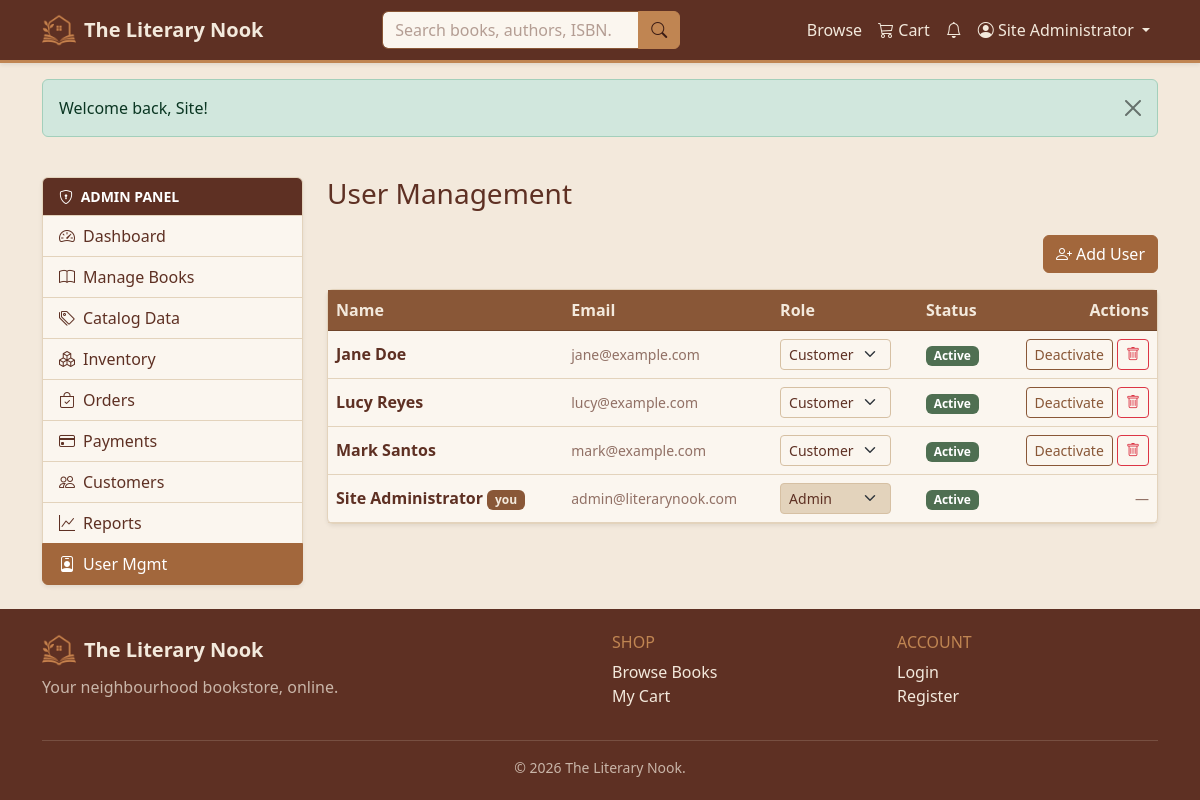
The page /admin/users.php (signed in) on the database its author committed.
### tables this page shows
CREATE TABLE users (
    user_id            INT UNSIGNED     NOT NULL AUTO_INCREMENT,
    first_name         VARCHAR(50)      NOT NULL,
    last_name          VARCHAR(50)      NOT NULL,
    email              VARCHAR(120)     NOT NULL,
    password_hash      VARCHAR(255)     NOT NULL,       
    phone              VARCHAR(20)      DEFAULT NULL,
    avatar             VARCHAR(255)     DEFAULT NULL,   
    role               ENUM('customer','admin') NOT NULL DEFAULT 'customer',
    membership_status  ENUM('regular','silver','gold','vip') NOT NULL DEFAULT 'regular',
    is_active          TINYINT(1)       NOT NULL DEFAULT 1,
    created_at         TIMESTAMP        NOT NULL DEFAULT CURRENT_TIMESTAMP,
    updated_at         TIMESTAMP        NOT NULL DEFAULT CURRENT_TIMESTAMP
                                        ON UPDATE CURRENT_TIMESTAMP,
    PRIMARY KEY (user_id),
    UNIQUE KEY uq_users_email (email),
    KEY idx_users_role (role)
);

### config/database.php (called while the page is built, shortened)
<?php
try {
    $conn = mysqli_connect(DB_HOST, DB_USER, DB_PASS, DB_NAME);
    mysqli_set_charset($conn, 'utf8mb4');
} catch (mysqli_sql_exception $e) {
    error_log('Database connection failed: ' . $e->getMessage());
    http_response_code(503);
    echo '<div style="font-family:system-ui,sans-serif;max-width:640px;margin:3rem auto;'
       . 'padding:1.5rem;border:1px solid #e3d3bc;border-radius:.75rem">'
       . '<h3 style="color:#a8412f;margin-top:0">Service temporarily unavailable</h3>'
       . '<p>The site cannot reach its database right now. Please try again shortly.</p>'
       . '</div>';
    exit;
}
function db_types(array $params): string
{
    $types = '';
    foreach ($params as $p) {
        if (is_int($p))        $types .= 'i';
        elseif (is_float($p))  $types .= 'd';
        else                   $types .= 's';
    }
    return $types;
}
function db_run(string $sql, array $params = [], string $types = '')
{
    global $conn;
    $stmt = mysqli_prepare($conn, $sql);
    if ($params) {
        if ($types === '') $types = db_types($params);
        mysqli_stmt_bind_param($stmt, $types, ...$params);
    }
    mysqli_stmt_execute($stmt);
    return $stmt;
}
function db_all(string $sql, array $params = [], string $types = ''): array
{
    $stmt = db_run($sql, $params, $types);
    $res  = mysqli_stmt_get_result($stmt);
    $rows = mysqli_fetch_all($res, MYSQLI_ASSOC);
    return $rows;
}

### functions/functions.php (called while the page is built, shortened)
<?php
function e($value): string
{
    return htmlspecialchars((string) $value, ENT_QUOTES, 'UTF-8');
}

### admin/users.php (the view, shortened to what this page needs)
<?php
$me = (int) $_SESSION['user_id'];
$users = db_all('SELECT * FROM users ORDER BY role, first_name');
include INCLUDES_PATH . '/header.php';
include INCLUDES_PATH . '/dash_open.php';
?>
<div class="d-flex justify-content-end mb-3">
  <button class="btn btn-warning" data-bs-toggle="modal" data-bs-target="#userModal"><i class="bi bi-person-plus me-1"></i>Add User</button>
</div>
<div class="card shadow-sm">
  <div class="table-responsive">
    <table class="table table-hover align-middle mb-0">
      <thead class="table-light"><tr><th>Name</th><th>Email</th><th>Role</th><th>Status</th><th class="text-end">Actions</th></tr></thead>
      <tbody>
      <?php foreach ($users as $u): $self = (int)$u['user_id'] === $me; ?>
        <tr>
          <td class="fw-semibold"><?= e($u['first_name'].' '.$u['last_name']) ?> <?= $self?'<span class="badge text-bg-info">you</span>':'' ?></td>
          <td class="small text-muted"><?= e($u['email']) ?></td>
          <td>
            <form method="post" class="d-inline"><?= csrf_field() ?><input type="hidden" name="action" value="role"><input type="hidden" name="user_id" value="<?= (int)$u['user_id'] ?>">
              <select name="role" class="form-select form-select-sm d-inline-block" style="width:auto" onchange="this.form.submit()" <?= $self?'disabled':'' ?>>
                <option value="customer" <?= $u['role']==='customer'?'selected':'' ?>>Customer</option>
                <option value="admin" <?= $u['role']==='admin'?'selected':'' ?>>Admin</option>
              </select>
            </form>
          </td>
          <td><?= $u['is_active'] ? '<span class="badge text-bg-success">Active</span>' : '<span class="badge text-bg-secondary">Inactive</span>' ?></td>
          <td class="text-end text-nowrap">
            <?php if (!$self): ?>
              <form method="post" class="d-inline"><?= csrf_field() ?><input type="hidden" name="action" value="toggle"><input type="hidden" name="user_id" value="<?= (int)$u['user_id'] ?>">
                <button class="btn btn-sm btn-outline-<?= $u['is_active']?'secondary':'success' ?>"><?= $u['is_active']?'Deactivate':'Activate' ?></button></form>
              <form method="post" class="d-inline"><?= csrf_field() ?><input type="hidden" name="action" value="delete"><input type="hidden" name="user_id" value="<?= (int)$u['user_id'] ?>">
                <button class="btn btn-sm btn-outline-danger" data-confirm="Delete this user permanently?"><i class="bi bi-trash"></i></button></form>
            <?php else: ?><span class="text-muted small">—</span><?php endif; ?>
          </td>
        </tr>
      <?php endforeach; ?>
      </tbody>
    </table>
  </div>
</div>
<?php include INCLUDES_PATH . '/dash_close.php'; include INCLUDES_PATH . '/footer.php'; ?>

### rows shown on the page
users: first_name+last_name "Jane Doe", email "jane@example.com", role "Customer", is_active "Active"
users: first_name+last_name "Lucy Reyes", email "lucy@example.com", role "Customer", is_active "Active"
users: first_name+last_name "Mark Santos", email "mark@example.com", role "Customer", is_active "Active"
users: first_name+last_name "Site Administrator", shows "you", email "admin@literarynook.com", role "Admin", is_active "Active"

### other values the page prints
SITE_NAME "The Literary Nook"
$u['name'] "Site Administrator"
$f['message'] "Welcome back, Site!"
$label "Dashboard"
$label "Manage Books"
$label "Catalog Data"
$label "Inventory"
$label "Orders"
$label "Payments"
$label "Customers"
$label "Reports"
$label "User Mgmt"
$dash_title "User Management"
SITE_TAGLINE "Your neighbourhood bookstore, online."
